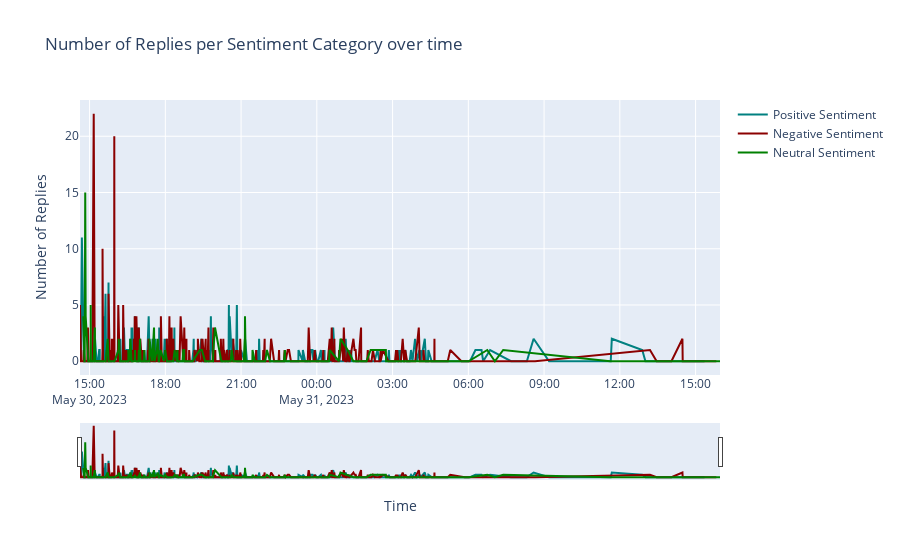

The code cell stored with this chart in its notebook:
### Code cell
import plotly.express as px
import plotly.graph_objects as go

layout = go.Layout(title='Number of Replies per Sentiment Category over time',
                   xaxis_title='Time',
                   yaxis_title='Number of Replies')


fig = go.Figure(layout=layout)

fig.add_trace(go.Scatter(x=testdf[testdf.Sentiment == 'Positive Sentiment'].time.sort_values(), y=testdf[testdf.Sentiment == 'Positive Sentiment'].rep_count,
                    mode='lines',
                    name='Positive Sentiment',line=dict(color='teal'),hovertext=testdf[testdf.Sentiment == 'Positive Sentiment'].rep_count)
             )

fig.add_trace(go.Scatter(x=testdf[testdf.Sentiment == 'Negative Sentiment'].time.sort_values(), y=testdf[testdf.Sentiment == 'Negative Sentiment'].rep_count,
                    mode='lines',
                    name='Negative Sentiment',line=dict(color='darkred'),hovertext=testdf[testdf.Sentiment == 'Negative Sentiment'].rep_count)
)

fig.add_trace(go.Scatter(x=testdf[testdf.Sentiment == 'Neutral Sentiment'].time.sort_values(), y=testdf[testdf.Sentiment == 'Neutral Sentiment'].rep_count,
mode='lines',
name='Neutral Sentiment',line=dict(color='green'),hovertext=testdf[testdf.Sentiment == 'Neutral Sentiment'].rep_count)
)


fig.update_xaxes(rangeslider_visible=True)


fig.show()

fig.write_html('sentiment_time_series.html')

### Figure 1 — Plotly figure (JSON) as saved in the notebook; plotly's stock layout.template omitted (floating-point values rounded to 4 significant figures; data arrays with more than 128 entries replaced by an {"elided": "..."} marker saying what was removed)
{"data": [{"hovertext": {"elided": "577 int values"}, "line": {"color": "teal"}, "mode": "lines", "name": "Positive Sentiment", "type": "scatter", "x": {"elided": "577 str values"}, "y": {"elided": "577 int values"}}, {"hovertext": {"elided": "681 int values"}, "line": {"color": "darkred"}, "mode": "lines", "name": "Negative Sentiment", "type": "scatter", "x": {"elided": "681 str values"}, "y": {"elided": "681 int values"}}, {"hovertext": {"elided": "190 int values"}, "line": {"color": "green"}, "mode": "lines", "name": "Neutral Sentiment", "type": "scatter", "x": {"elided": "190 str values"}, "y": {"elided": "190 int values"}}], "layout": {"title": {"text": "Number of Replies per Sentiment Category over time"}, "xaxis": {"rangeslider": {"visible": true}, "title": {"text": "Time"}}, "yaxis": {"title": {"text": "Number of Replies"}}}}
